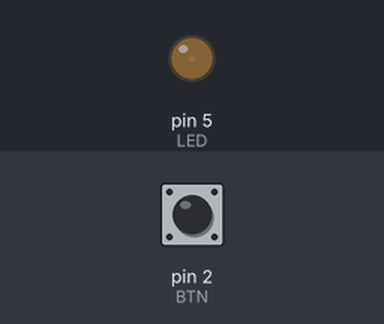
Bench run of a sketch on a simulated Arduino Leonardo, built with avr-gcc and run on an emulated ATmega32U4. Parts: output pins drawn as LEDs (lit = HIGH). Inputs (shaded band) come from the test bench; at power-on: pin 2 (BTN) HIGH. USB keyboard and mouse output is not drawn.

Above: at 1.2 s.
1.3 s: pin 2 (BTN) pulled LOW for 0.15 s
At 1.5 s:
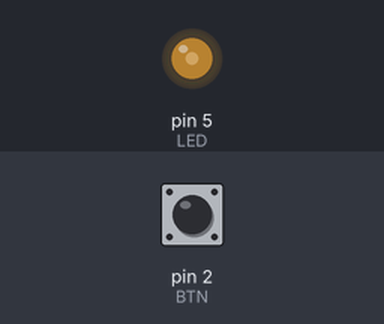
4.3 s: pin 2 (BTN) pulled LOW for 1 s
At 6.4 s:
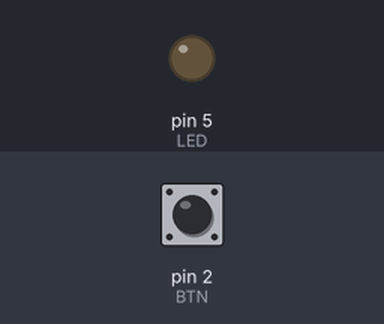
7.7 s: pin 2 (BTN) pulled LOW for 3.2 s
At 8.5 s:
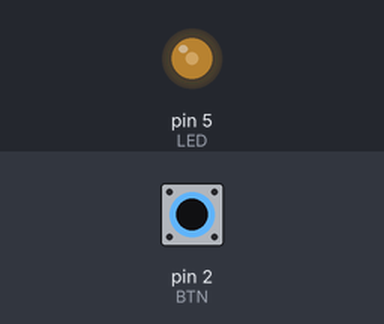
Timing chart, 0 to 14.5 s (numbered marks = the images above; inputs shaded):
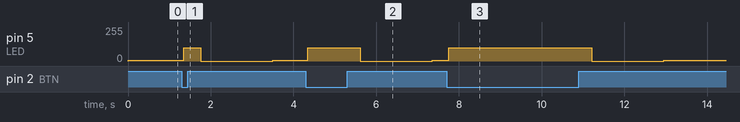

The sketch:

button_mouse.ino
```cpp
/*
This program uses Arduino and Mouse library.
This program reads the board button to scroll-down and after the release of the button waits for 4 seconds to scroll up. After 4 seconds the program waits for a new button push event.

IO pins:
PA02 <- Digital pull-up button input
PA05 -> Digital LED output

Autor: Antonio de Jesus Anaya Hernandez
Year: 2021
Org: Fab Academy
Lab: AgriLab
Country: France
*/

#include <Mouse.h>

// Adding BTN and LED constant values, 2 for PA02 and 5 for PA05.
const int BTN = 2;
const int LED =  5;
// This is the cycle speed of the program it's required to avoid overpowerful scrolls.
const int speed = 50;
// This is the Button state variable and it will constantly change in the program.
int btn_state = 0;

// This is a function for blink, made with analogwrite to make a pulse effect in the light.
void blink() {
  //this is a FOR cycle and it repeats the code inside it by a number of defined cycled in a counter.
  // pw is the counter and it increases by 1 at every cycle count.
  // the cycle will end if PW is equal to 255.
  // 255 is the resolution of the PWM analogWrite function. so 254 is equal to digital HIGH and 0 to LOW.
  for(int pw = 0; pw < 255; pw++){
      delay(1);
      // Increase the LED power output
      analogWrite(LED,pw);
  }
  // Turn off the LED
  analogWrite(LED,0);
}

// This code is the setup for the starting condicionts of the program. This is only executed at powerup.
void setup() {
  pinMode(LED, OUTPUT);
  pinMode(BTN, INPUT);
  Mouse.begin();
  //Serial.begin(9600);
}

// This is the program Loop and this code will be repeated if it's not halted.
void loop() {
  // This is the value for the light power output at idle state.
  analogWrite(LED,5);
  btn_state = digitalRead(BTN);
  // if the button is pressed the idle cycle ends and it enters to the button pressed Loop.
  if(btn_state == LOW){
    // while the button is pressed this cycle will repeat
    while(btn_state == LOW){
      //delay pause
      delay(speed);
      // Turn on the light
      analogWrite(LED, 100);
      // Move the mouse wheel by -1, in Linux and windows this means DOWN in MAC it means UP
      Mouse.move(0,0,-1);
      // Check the button status, if released breaks the cycle. And goes to the next one.
      btn_state = digitalRead(BTN);
    }
    // This cycle contains a counter, to access to multiple functionalities with only one button. It waits for a pulse input for a specified ammount of milliseconds.
    // The time is realative ti the system so for most systems this will be close to 3 seconds.
    // In this cycle we have a counter and if the button is pressed before 3 seconds it will enter the Scroll-UP cycle.
    for(int clicks = 0; clicks < 10; clicks++){
      delay(speed);
      //Serial.println("Clicked");
      //Serial.print(clicks);
      if(clicks < 6){
        //digitalWrite(LED, HIGH);
        blink();
      }
      btn_state = digitalRead(BTN);
      // This is the scroll-Down cycle.
      while(btn_state == LOW && clicks < 6){
        delay(speed);
        //analogWrite(LED,30);
        // Move the mouse wheel by 1 it means Scrooll UP in windows and Linux and scroll down in MAC.
        Mouse.move(0,0,1);
        btn_state = digitalRead(BTN);
      }
    }
  }
  //delay(speed);
  //Serial.println("waitting");
}
```

Measured:
- after the input at 1.3 s, pin 5 (LED): 5/255 → 100/255 after 0.05 s, → 0/255 0.41 s later, → 5/255 1.7 s later
- after the input at 4.3 s, pin 5 (LED): 5/255 → 100/255 after 0.05 s, → 0/255 1.3 s later, → 5/255 1.7 s later
- after the input at 7.7 s, pin 5 (LED): 5/255 → 100/255 after 0.05 s, → 0/255 3.5 s later, → 5/255 1.7 s later
